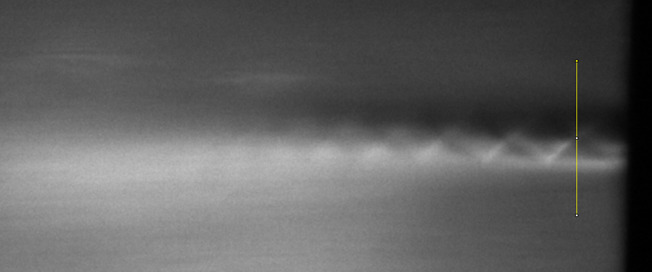
#> input picture figuras/imagen_flujo.jpg, 652 x 272 px; the run also reads 1 picture not shown here
$ jupyter execute --allow-errors 13_miscelaneas.ipynb   (shell and % lines are left out)   (older library calls are emulated)
#> lines starting #> are read from the running program, lines starting #| are printed output that depends on the picture
# Misceláneas: "Widgets" y algunos cabos sueltos

[cell 1]
import numpy as np
import matplotlib.pyplot as plt

## Algunas funciones útiles de Numpy

### Vectorización de funciones escalares

Si bien en **Numpy** las funciones están vectorizadas, hay ocasiones en que las funciones son el resultado de una simulación, optimización, o integración, y si bien la paralelización puede ser trivial, no puede ser utilizada directamente con un vector. Para ello existe la función `vectorize()`. Veamos un ejemplo, calculando la función *coseno()* como la integral del *seno()*

[cell 2]
from scipy import integrate

[cell 3]
def mi_cos(t):
  return 1-integrate.quad(np.sin, 0, t)[0]

Para calcular sobre un conjunto de datos, debemos realizar una iteración llamando a esta función en cada paso:

[cell 4]
x = np.linspace(-np.pi,np.pi,30)

[cell 5]
y = np.zeros(x.size)
for i in np.arange(y.size):
  y[i] = mi_cos(x[i])
plt.plot(x,y)
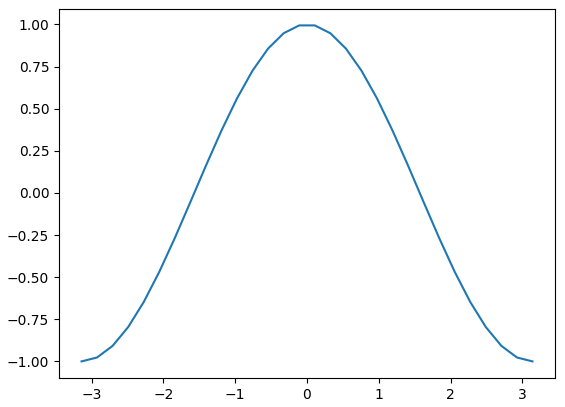
#> figure drawn by matplotlib, 1 panel; curve peaks at x = -0.108, y = 0.994

Como conveniencia, para evitar tener que hacer explícitamente el bucle `for` existe la función `vectorize`, que convierte a una función que toma y devuelve escalares, en una función que acepta arrays:

[cell 6]
coseno = np.vectorize(mi_cos)

[cell 7]
plt.plot(x, coseno(x), '-')

Un segundo ejemplo podría ser la función que hicimos para calcular $\pi$ utilizando el método de Monte Carlo

[cell 8]
def estima_pi(N):
  y = np.random.random((2, N))
  c = np.square(y).sum(axis=0) < 1
  return 4 * c.sum() / N
pi_areas = np.vectorize(estima_pi)

[cell 9]
estima_pi(1000)

[cell 10]
N = 1000*np.ones(10, dtype='int')
print('N=', N)
print('shape=', N.shape)
pi_areas(N)

[cell 11]
Ns = 10000 * np.ones(2000, dtype=int)
y = pi_areas(Ns)
pi = y.mean()
error = y.std()
print('Estimación de π ≅ {:.4f} ± {:.4f}'.format(pi, error))
d= plt.hist(y,bins=30)
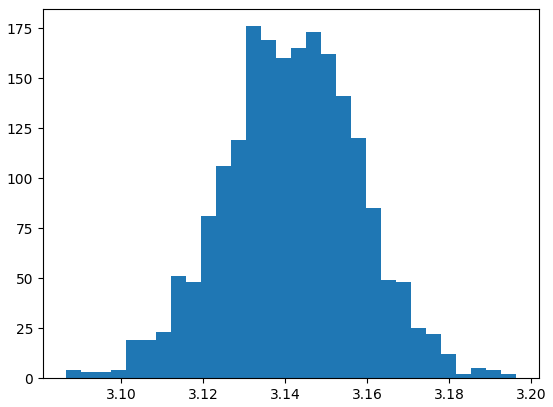
#> figure drawn by matplotlib, 1 panel; tallest bar 176 high, from x = 3.13 to 3.13

### Unir (o concatenar) *array*

Si queremos unir dos *arrays* para formar un tercer *array* **Numpy** tiene una función llamada `concatenate`, que recibe una secuencia de arrays y devuelve su unión a lo largo de un eje

[cell 12]
a = np.array([[1, 2], [3, 4]])
b = np.array([[5, 6], [7, 8], [9,10]])
print('a=\n',a)
print('b=\n',b)

[cell 13]
np.concatenate((a, b), axis=0)

[cell 14]
np.concatenate((a, b))          # axis=0 es el default

[cell 15]
np.vstack((a, b))               # Une siempre verticalmente (primer eje)

Veamos cómo utilizar esto cuando tenemos más dimensiones.

[cell 16]
c = np.array([[[1, 2], [3, 4]],[[-1,-2],[-3,-4]]])
d = np.array([[[5, 6], [7, 8]], [[9,10], [-5, -6]], [[-7, -8], [-9,-10]]])
print('c: shape={}\n'.format(c.shape),c)
print('\nd: shape={}\n'.format(d.shape),d)

Como tienen todas las dimensiones iguales, excepto la primera, podemos concatenarlos a lo largo del eje 0 (verticalmente)

[cell 17]
np.vstack((c,d))

[cell 18]
e=np.concatenate((c,d),axis=0)

[cell 19]
print(e.shape)
print(e)

Si tratamos de concatenar `a`y `b` a lo largo de otro eje vamos a recibir un error porque la forma de los `arrays` no es compatible.

[cell 20]
b.T

[cell 21]
print(a.shape, b.shape, b.T.shape)

[cell 22]
np.concatenate((a, b.T), axis=1)

[cell 23]
np.hstack((a,b.T))              # Como vstack pero horizontalmente

### Enumerate para `ndarrays`

Para iterables en **Python** existe la función enumerate que devuelve una tupla con el índice y el valor. En **Numpy** existe un iterador multidimensional llamado `ndenuerate()`

[cell 24]
print(b)

[cell 25]
for i, x in np.ndenumerate(b):
  print(i,'->',x)

### Convertir a unidimensional (ravel)

[cell 26]
a

[cell 27]
np.ravel(a)

[cell 28]
np.ravel(b)

[cell 29]
np.ravel(d)

`ravel` tiene un argumento opcional 'order'

[cell 30]
np.ravel(a, order='C')          # order='C' es el default

[cell 31]
np.ravel(a, order='F')

## Un poco más sobre imágenes

[cell 32]
from scipy import misc

El siguiente ejemplo es de las pruebas que hicimos en el laboratorio de medición de flujo en toberas

[cell 33]
imag1= misc.imread('figuras/imagen_flujo.jpg')
#> imag1 is the input picture: shape (272, 652, 3); mean R, G, B 94.9, 94.9, 94.7
print('La imagen "imag1" es del tipo:', type(imag1), 'con "shape"', imag1.shape)
#| La imagen "imag1" es del tipo: <class 'numpy.ndarray'> con "shape" (272, 652, 3)
plt.imshow(imag1);

La representación de la imagen es una matriz, donde cada elemento corresponde a un pixel, y cada pixel tiene tres valores

[cell 34]
print(imag1[0,0:2])                    # Veamos los primeros dos elementos
#| [[65 65 65]
#|  [66 66 66]]
print(imag1.max())                     # y el máximo
#| 255

Vemos que cada elemento es un entero entre 0 y 255.
El submódulo `misc` tiene algunas funciones de conveniencia para trabajar sobre imágenes

#> (a cell that did not finish here is left out)

#> (a cell that did not finish here is left out)

Como tenemos una figura en escala de grises vamos a convertir los tres colores a una simple escala. Esto se puede hacer cuando leemos el archivo:

[cell 37]
img3= misc.imread("figuras/imagen_flujo.jpg", flatten=True)
#> img3: shape (272, 652) float32; min 0, max 253.2, mean 94.8
print(type(img3))
#| <class 'numpy.ndarray'>
print(img3.shape)
#| (272, 652)

Hemos convertido a la imagen RGB en una imagen en grises, y tenemos un valor simple por cada pixel.

[cell 38]
plt.imshow(img3)

¿Qué pasó acá? `imshow()` está interpretando el valor de cada pixel como una posición en una cierta escala de colores (**colormap**). Como no especificamos cuál queremos utilizar, se usó el cmap *default*. Especifiquemos otros:

[cell 39]
plt.imshow(img3, cmap='gray')

[cell 40]
plt.imshow(img3, cmap='Paired')

La referencia de ubicación de los `cmap` existentes está en:
http://matplotlib.org/examples/color/colormaps_reference.html

Trabajemos un poco sobre la imagen

[cell 41]
hist, bin_edges = np.histogram(img3, bins=60, normed=True)
#> hist = 60 values, max 0.0121 at index 17, min 0 at index 46, mean 0.00395; bin_edges = 61 values from 0 to 253.2
bin_centers = 0.5*(bin_edges[:-1] + bin_edges[1:])
#> bin_centers = 60 values from 2.11 to 251.1
plt.plot(bin_centers, hist);
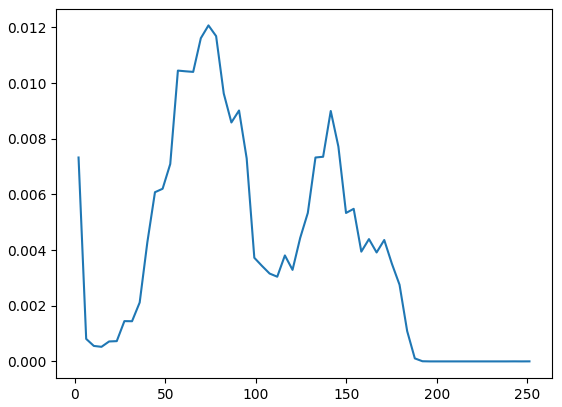
#> figure drawn by matplotlib, 1 panel; curve peaks at x = 73.86, y = 0.0121

#> (a cell that did not finish here is left out)

Creemos una imagen binaria (blanco o negro), y una degradada:

[cell 43]
limit= 115
#> (the rest of this cell did not finish here and is left out)

[cell 44]
# Creamos una figura con tres gráficos
fig, ax= plt.subplots(figsize=(14,2), ncols=3)
#> (the rest of this cell did not finish here and is left out)

Comparemos los histogramas de la imagen original, con los de la imagen degradada

#> (a cell that did not finish here is left out)

## Widgets

Veamos cómo se puede hacer este tipo de trabajo en forma interactiva. Para ello **Matplotlib** tiene un submódulo `widgets` que están diseñados para funcionar con cualquier *backend* interactivo. (más información en: http://matplotlib.org/api/widgets_api.html)

Empecemos estudiando como agregar un marcador de cursor

### Cursor

[cell 46]
# %load scripts/ejemplo_cursor.py
from matplotlib.widgets import Cursor
import numpy as np
import matplotlib.pyplot as plt


fig = plt.figure(figsize=(8, 6))
ax = fig.add_subplot(111)

x, y = 4 * (np.random.rand(2, 100) - .5)
ax.plot(x, y, 'o')
ax.set_xlim(-2, 2)
ax.set_ylim(-2, 2)

# set useblit = True on gtkagg for enhanced performance
cursor = Cursor(ax, useblit=True, color='red', linewidth=2)

plt.show()
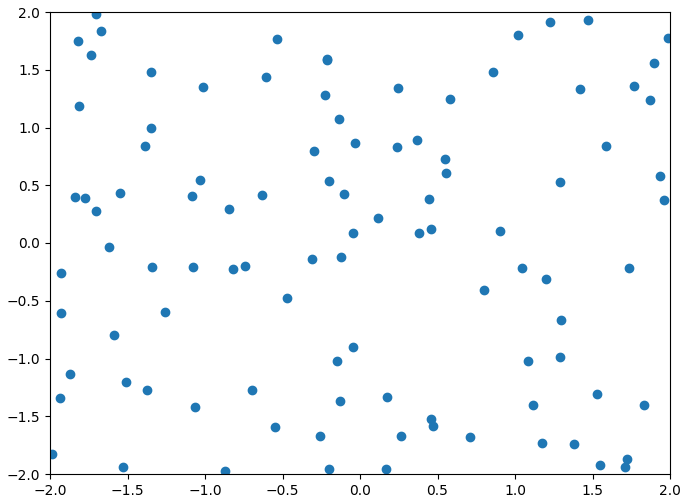
#> figure drawn by matplotlib, 1 panel

[cell 47]
# %load scripts/ejemplo_cursor.py
from matplotlib.widgets import Cursor
import numpy as np
import matplotlib.pyplot as plt


fig = plt.figure(figsize=(8, 6))
ax = fig.add_subplot(111)

x, y = 4 * (np.random.rand(2, 100) - .5)
ax.plot(x, y, 'o')
ax.set_xlim(-2, 2)
ax.set_ylim(-2, 2)

# set useblit = True on gtkagg for enhanced performance
cursor = Cursor(ax, useblit=True, color='red', linewidth=2)

plt.show()
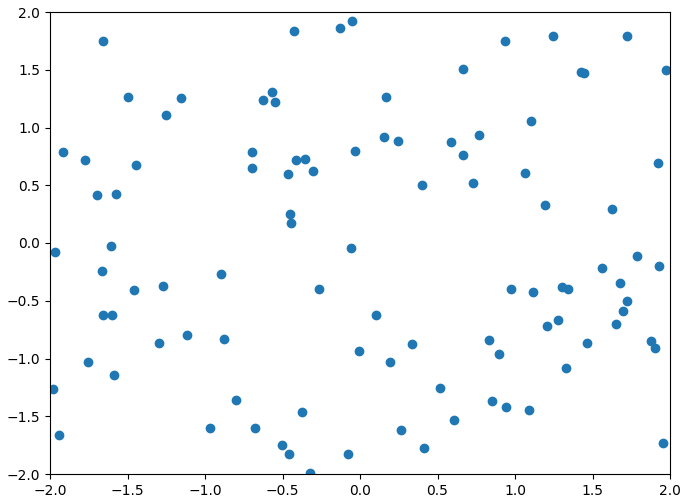
#> figure drawn by matplotlib, 1 panel

### Manejo de eventos

Es importante obtener datos de la interacción con el gráfico. Esto se llama "Event handling".

Para recibir *events* necesitamos **escribir y conectar** una función que se activa cuando ocurre el evento (*callback*). Veamos un ejemplo simple pero importante, donde imprimimos las coordenadas donde se presiona el *mouse*.

[cell 48]
# %load scripts/ejemplo_callback.py
import numpy as np
import matplotlib.pyplot as plt

fig = plt.figure()
ax = fig.add_subplot(111)
ax.plot(np.random.rand(10))


def onclick(event):
  print('button=%d, x=%d, y=%d, xdata=%f, ydata=%f' %
        (event.button, event.x, event.y, event.xdata, event.ydata))

cid = fig.canvas.mpl_connect('button_press_event', onclick)
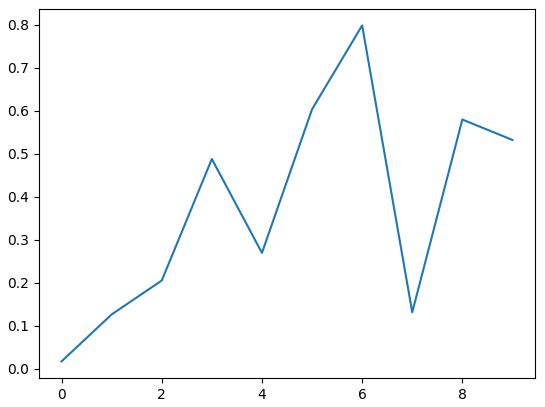
#> figure drawn by matplotlib, 1 panel; curve peaks at x = 6, y = 0.799

[cell 49]
# %load scripts/ejemplo_callback.py
import numpy as np
import matplotlib.pyplot as plt

fig = plt.figure()
ax = fig.add_subplot(111)
ax.plot(np.random.rand(10))


def onclick(event):
  print('button=%d, x=%d, y=%d, xdata=%f, ydata=%f' %
        (event.button, event.x, event.y, event.xdata, event.ydata))

cid = fig.canvas.mpl_connect('button_press_event', onclick)
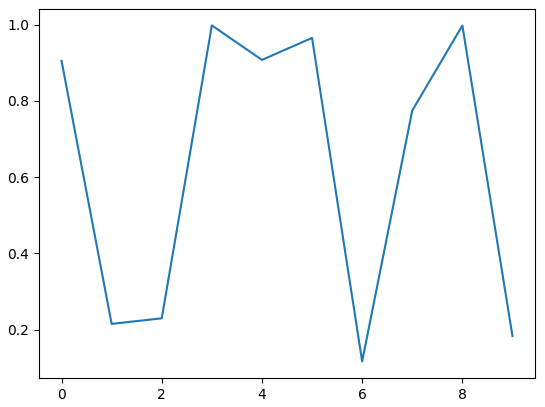
#> figure drawn by matplotlib, 1 panel; curve peaks at x = 3, y = 0.998

El método `mpl_connect` del objeto `canvas` realiza la conección de la función (que aquí llamamos `onclick`) con la figura. Más información en http://matplotlib.org/users/event_handling.html.

### Ejemplo integrado

[cell 50]
# %load scripts/analizar_figura_1.py

# import numpy as np
import matplotlib.pyplot as plt
from scipy import misc
from matplotlib.widgets import Cursor

img = misc.imread('../figuras/imagen_flujo.png', flatten=True)
#> img: shape (272, 652) float32; min 0, max 255, mean 94.8
ymax = img.max()
#> ymax = 255


def click(event):
  """Secuencia:
  1. Encuentro el punto donde el mouse hizo 'click'
  2. Le doy valores a la línea vertical
  3. Le doy valores a la curva en el grafico de la derecha
  4. y 5. Grafico los nuevos valores
  """
  x0 = event.xdata
  l1.set_data([[x0, x0], [0., 1.]])
  l2.set_data(range(img.shape[0]), img[:, x0])
  l1.figure.canvas.draw()
  l2.figure.canvas.draw()


# Defino la figura
fig = plt.figure(figsize=(12, 4))

# Agrego el primer grafico y le dibujo la imagen
#> (the rest of this cell did not finish here and is left out)
